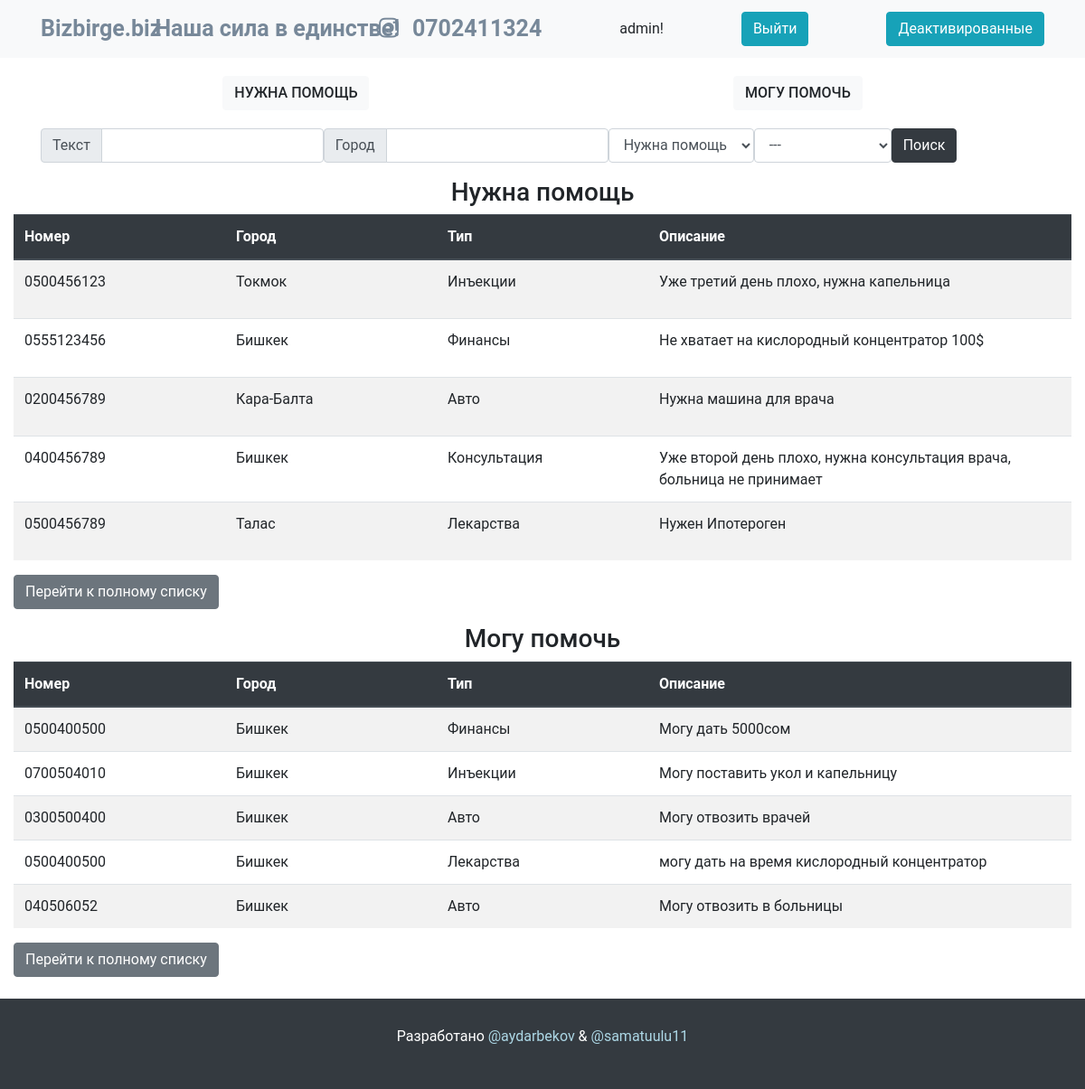
The app's page / (signed in) with its own data.
### webapp/models.py (models this page shows, shortened)
class Ad(models.Model):
    ad_type = models.CharField(max_length=50, choices=TYPE_CHOICES, default=TYPE_CHOICES[0][0], verbose_name="Тема")
    number = models.CharField(max_length=50, verbose_name='Номер телефона')
    city = models.CharField(max_length=50, verbose_name='Город')
    group = models.CharField(max_length=50, choices=GROUP_CHOICES, default=GROUP_CHOICES[0][0], verbose_name="Тема")
    description = models.TextField(max_length=3000, verbose_name='Описание')
    status = models.CharField(max_length=50, choices=STATUS_CHOICES, default=STATUS_CHOICES[0][0], verbose_name='Статус')
    date = models.DateTimeField(auto_now_add=True, null=True, blank=True, verbose_name='Дата добавления')
    class Meta:
        verbose_name = 'Объявление'
        verbose_name_plural = 'Объявления'

### webapp/views.py (the view)
# urls.py: path('', IndexView.as_view(), name='index'),
class IndexView(ListView):
    template_name = 'index.html'
    model = Ad
    context_object_name = "ads"
    def get(self, request, *args, **kwargs):
        self.form = self.get_search_form()
        return super().get(request, *args, **kwargs)
    def get_search_form(self):
        return SimpleSearchForm(self.request.GET)
    def get_context_data(self, *, object_list=None, **kwargs):
        context = super().get_context_data()
        context['ads_sorted'] = Ad.objects.filter(status='active', ad_type='need_help').order_by('-date')[:5]
        context['ads_sorted_can_help'] = Ad.objects.filter(status='active', ad_type='can_help').order_by('-date')[:5]
        context['form'] = self.form
        return context

### webapp/forms.py
class SimpleSearchForm(forms.Form):
    descr = forms.CharField(max_length=100, required=False, label="Текст")
    city = forms.CharField(max_length=100, required=False, label="Город")
    type = forms.ChoiceField(choices=TYPE_CHOICES, label='Тип', required=False)
    group = forms.ChoiceField(choices=GROUP_CHOICES, label='Группа', required=False)

### webapp/templates/index.html (shortened to what this page needs)
{% extends 'base.html' %}
{% load static %}
{% block content %}
    <div class="container mb-3">
        <form class="form-inline" action="{% url 'webapp:ad_list' type='search' %}" method="GET">
            {% include 'partial/simple_search.html' %}
            <input type="submit" class='btn btn-dark search-button' value="Поиск">
        </form>
    </div>
    <div class="container-fluid">
        <div class="ads-index-table">
            <h3>Нужна помощь</h3>
            <table class="table table-striped">
                <thead class="thead-dark">
                <tr>
                    <th scope="col">Номер</th>
                    <th scope="col">Город</th>
                    <th scope="col">Тип</th>
                    <th scope="col" colspan="2">Описание</th>
                </tr>
                </thead>
                <tbody>
                {% for ad in ads_sorted %}
                    <tr>
                        <td class="table-number">{{ ad.number }}</td>
                        <td>{{ ad.city }}</td>
                        <td><p>{{ ad.get_group_display }}</p></td>
                        <td colspan="2">{{ ad.description }}</td>
                    </tr>
                {% endfor %}
                </tbody>
            </table>
            <a href="{% url 'webapp:ad_list' 'need_help' %}" role="button" class="btn btn-secondary to-list">Перейти к полному списку</a>
        </div>
        <div class="ads-index-table mt-3">
            <h3>Могу помочь</h3>
            <table class="table table-striped">
                <thead class="thead-dark">
                <tr>
                    <th scope="col">Номер</th>
                    <th scope="col">Город</th>
                    <th scope="col">Тип</th>
                    <th scope="col" colspan="2">Описание</th>
                </tr>
                </thead>
                <tbody>
                {% for ad in ads_sorted_can_help %}
                    <tr>
                        <td class="table-number">{{ ad.number }}</td>
                        <td>{{ ad.city }}</td>
                        <td>{{ ad.get_group_display }}</td>
                        <td colspan="2">{{ ad.description }}</td>
                    </tr>
                {% endfor %}
                </tbody>
            </table>
            <a href="{% url 'webapp:ad_list' 'can_help' %}"class="btn btn-secondary to-list">Перейти к полному списку</a>
        </div>
    </div>
{% endblock %}

### webapp/templates/base.html (shortened to what this page needs)
{% load static %}
<!doctype html>
<html lang="en">
<head>
    <link rel="stylesheet" href="{% static 'css/bootstrap.css' %}">
    <link rel="stylesheet" href="{% static "css/style.css" %}">
    <link rel="stylesheet" href="https://use.fontawesome.com/releases/v5.13.1/css/all.css">
</head>
<body>
<header>
    <nav class="navbar navbar-light bg-light">
        <div class="container">
            <a href="{% url 'webapp:index' %}" class="navbar-brand">Bizbirge.biz</a>
            <p>Наша сила в единстве!</p>
            <p><a href="https://www.instagram.com/bizbirge.biz/" target="_blank"><i class="fab fa-instagram insta-logo"></i></a>0702411324</p>
            {% if request.user.is_authenticated %}
                {{ request.user }}!
                <a class="login  d-flex btn btn-info " href="{% url 'accounts:logout' %}" role="button">Выйти</a>
                <a href="{% url 'webapp:deactivated_list' %}" role="button" class="btn btn-info">Деактивированные</a>
            {% endif %}
        </div>
    </nav>
    <div class="container d-flex justify-content-around my-3 flex-wrap ad-buttons create-btns">
        <a href="{% url 'webapp:ad_create' type='need_help'%}" role="button" class="btn btn-light text-uppercase my-1">Нужна помощь</a>
        <a href="{% url 'webapp:ad_create' type='can_help'%}" role="button" class="btn btn-light text-uppercase my-1">Могу помочь</a>
    </div>
</header>
{% block content %}{% endblock %}
<footer>
    <div class="container-fluid mt-4 d-flex justify-content-center align-items-center">
        <p>Разработано <a href="https://www.instagram.com/akyl.aydarbekov/">@aydarbekov</a> & <a href="https://www.instagram.com/samatuulu11/">@samatuulu11</a></p>
    </div>
</footer>
</body>
</html>

### webapp/static/css/style.css (style rules this page uses)
body { font-family: roboto, arial, sans-serif; margin: 0; }
.table { table-layout: fixed!important; }
footer .container-fluid { height: 100px; background-color: #343a40; color: white; }
footer .container-fluid a { color: lightblue; }
.navbar-brand { font-weight: 600; font-size: 25px; color: lightslategray!important; }
.navbar p { font-weight: 600!important; font-size: 25px; color: lightslategray!important; margin: 0; margin-left: -109px; }
.ad-buttons a { font-weight: 500; }
.ads-index-table h3 { text-align: center; }
.insta-logo { color: lightslategray; margin-right: 15px; }

### records on screen
Ad: number "0500456123", city "Токмок", group "Инъекции", description "Уже третий день плохо, нужна капельница"
Ad: number "0555123456", city "Бишкек", group "Финансы", description "Не хватает на кислородный концентратор 100$"
Ad: number "0200456789", city "Кара-Балта", group "Авто", description "Нужна машина для врача"
Ad: number "0400456789", city "Бишкек", group "Консультация", description "Уже второй день плохо, нужна консультация врача, больница не принимает"
Ad: number "0500456789", city "Талас", group "Лекарства", description "Нужен Ипотероген"
Ad: number "0500400500", city "Бишкек", group "Финансы", description "Могу дать 5000сом"
Ad: number "0700504010", city "Бишкек", group "Инъекции", description "Могу поставить укол и капельницу"
Ad: number "0300500400", city "Бишкек", group "Авто", description "Могу отвозить врачей"
Ad: number "0500400500", city "Бишкек", group "Лекарства", description "могу дать на время кислородный концентратор"
Ad: number "040506052", city "Бишкек", group "Авто", description "Могу отвозить в больницы"

### other values on screen
{{ request.user }} "admin"
{{ field.label }} "Текст" "Город"
